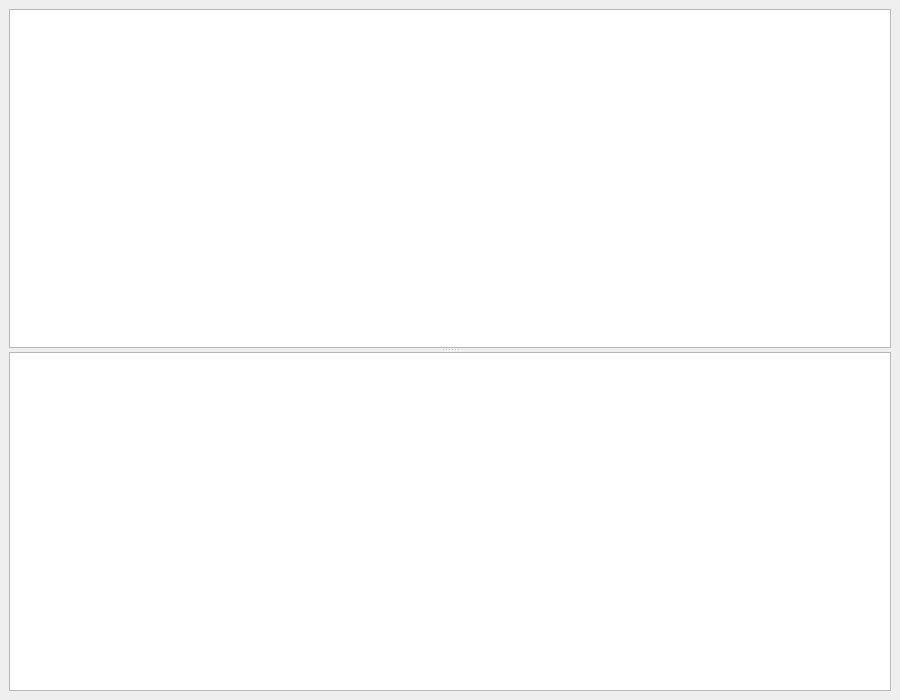
<?xml version="1.0" encoding="UTF-8"?>
<ui version="4.0">
 <class>MainWindow</class>
 <widget class="QMainWindow" name="MainWindow">
  <property name="geometry">
   <rect>
    <x>0</x>
    <y>0</y>
    <width>900</width>
    <height>700</height>
   </rect>
  </property>
  <property name="windowTitle">
   <string notr="true">alh_runtime.alhConfig</string>
  </property>
  <widget class="QWidget" name="centralwidget">
   <layout class="QVBoxLayout" name="verticalLayout">
    <item>
     <widget class="QSplitter" name="splitter">
      <property name="orientation">
       <enum>Qt::Vertical</enum>
      </property>
      <widget class="caAlarmTree" name="alarmTree">
       <property name="configFile" stdset="0">
        <string notr="true">alh_runtime.alhConfig</string>
       </property>
       <property name="logTarget" stdset="0">
        <string notr="true">alarmLog</string>
       </property>
       <property name="configPV" stdset="0">
     <string notr="true">ALH:CONFIG</string>
    </property>
    <property name="alarmMode" stdset="0">
        <bool>true</bool>
       </property>
      </widget>
      <widget class="caAlarmLog" name="alarmLog"/>
     </widget>
    </item>
   </layout>
  </widget>
 </widget>
 <customwidgets>
  <customwidget>
   <class>caAlarmTree</class>
   <extends>QTreeView</extends>
   <header>caAlarmTree</header>
  </customwidget>
  <customwidget>
   <class>caAlarmLog</class>
   <extends>QTableView</extends>
   <header>caAlarmLog</header>
  </customwidget>
 </customwidgets>
 <resources/>
 <connections/>
</ui>
